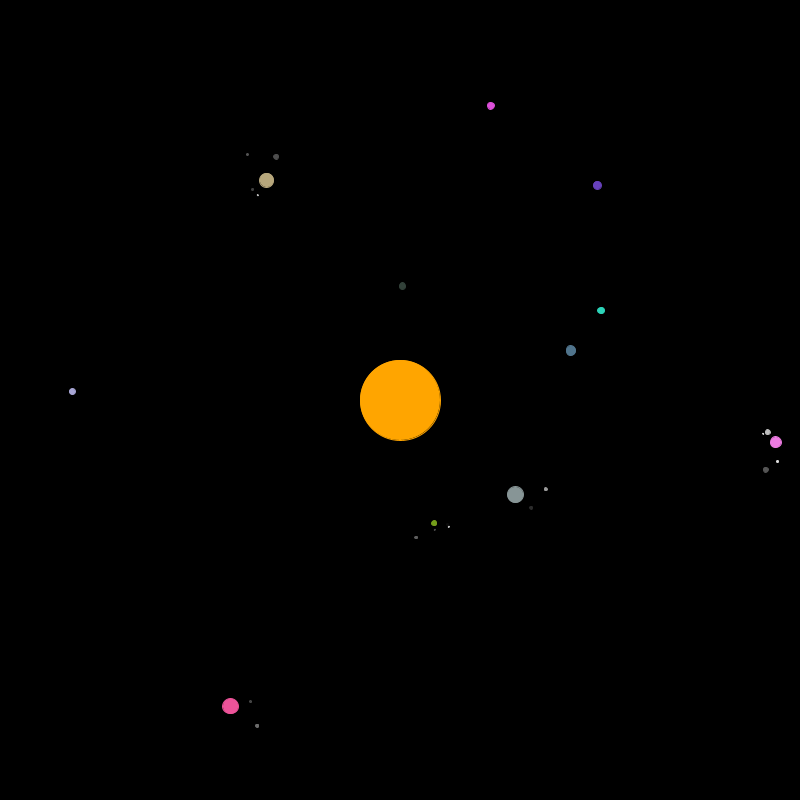
Frame 1 (no input)
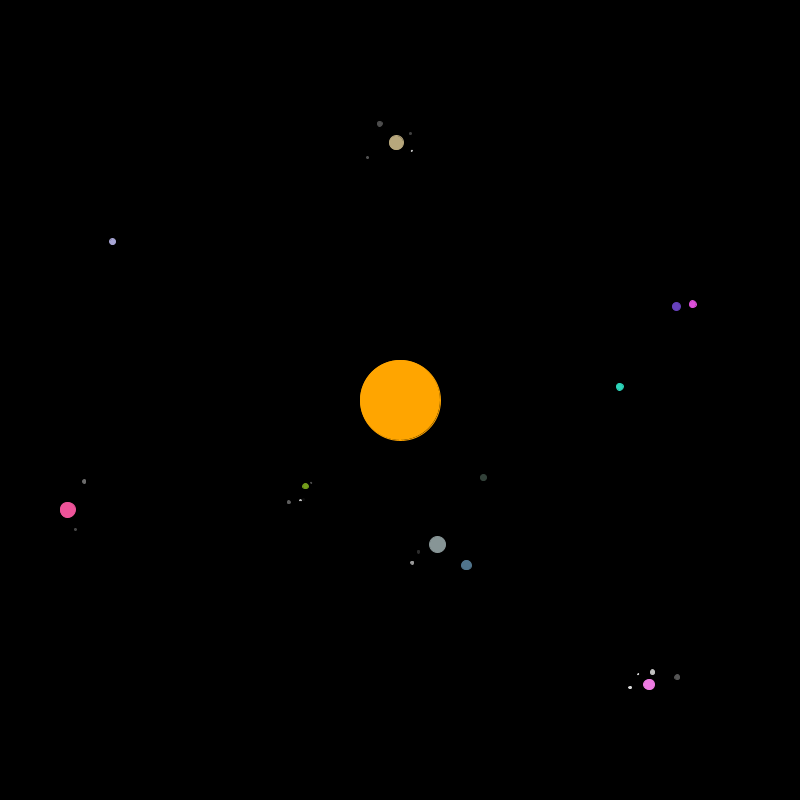
Frame 60 (the mouse pressed at the canvas centre just before this capture)
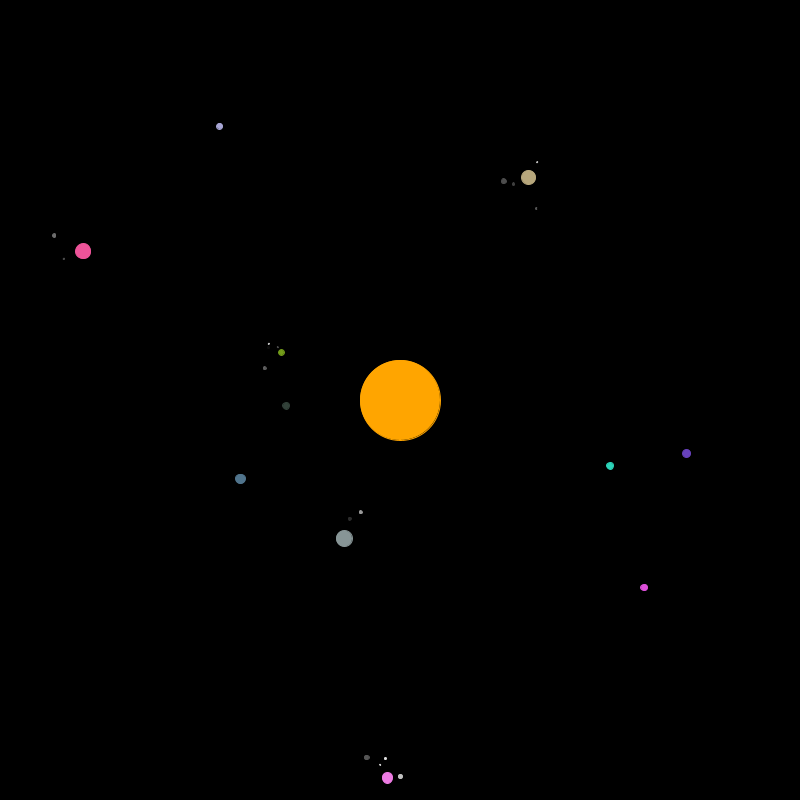
Frame 120 (the mouse held since frame 60 and released just before this capture)

The Processing sketch that drew these frames (run headless with seeded random() and noise(); from frame 60 on, the mouse is pressed at the canvas centre):

// Processing sketch: Universe2D
// ── Universe2D.pde
Planet[] p;

void setup() {
 
  size(800, 800);
  background(0);
  stroke(255);
  
  //Random planets for this solar system
  p = new Planet[(int) random(5, 15)];
  
  for (int i = 0; i < p.length; i++) {
    
    p[i] = new Planet(random(100, 400), random(TWO_PI), random(5, 25), random(1, 5));
    
    //Checking that there are no colliding orbits
    boolean col = true;
    
    while (col) {
      
      col = false;
      
      for (int j = 0; j < i; j++) {
      
        if (p[i].dis - p[i].s < p[j].dis + p[j].s && p[i].dis + p[i].s > p[j].dis - p[j].s) {
        
          col = true;
          p[i] = new Planet(random(100, 400), random(TWO_PI), random(5, 25), random(1, 5));
        }
      }
    }
  }
}

void draw() {

  background(0);
  translate(width/2, height/2);
  //Draws Sun
  fill(255, 165, 0);
  stroke(255, 165, 0);
  ellipse(0, 0, 80, 80);
  
  //Draws planets and their moons
  for (Planet p_ : p) {
    
    p_.move();
    p_.show();
    p_.showMoons();
  }
}
// ── Color.pde
class Color {

  //Just for simpler storage of color values
  int r, g, b;
  
  Color(int r_, int g_, int b_) {
  
    r = r_;
    g = g_;
    b = b_;
  }
}
// ── Planet.pde
class Planet {

  float dis, ang, s, v, fur;
  Planet[] moons;
  boolean isMoon = false;
  Color c = new Color((int) random(255), (int) random(255), (int) random(255));

  Planet(float dis_, float ang_, float s_, float v_) {

    dis = dis_;
    ang = ang_;
    s = s_;
    v = v_ / dis;
    fur = s;

    //Creates random moons, if it's not already a moon
    if (!isMoon) {

      //Makes sure, there are not too many planets with moons
      int mc = (int) random(-5, 5);
      
      if (mc < 0) {
        mc = 0;
      }
      
      moons = new Planet[mc];

      for (int i = 0; i < moons.length; i++) {

        moons[i] = new Planet(random(1.1 * s, s + 20), random(TWO_PI), random(1, 5), random(1, 3), true);
      }
    }
  }

  //Moon constructor (so that moons don't get moons too)
  Planet(float dis_, float ang_, float s_, float v_, boolean moon) {

    dis = dis_;
    ang = ang_;
    s = s_;
    v = v_ / dis;
    isMoon = moon;
    //So that moons don't get that colorful
    int col =  (int) random(255);
    c = new Color(col, col, col);
  }
  
  //Displays planet in his color
  void show() {

    fill(c.r, c.g, c.b);
    stroke(c.r, c.g, c.b);
    ellipse(dis * cos(ang), dis * sin(ang), s, s);
  }

  //Displays and moves moons of this planet
  void showMoons() {

    if (moons.length > 0) {

      for (Planet m : moons) {

        translate(dis * cos(ang), dis * sin(ang));
        m.show();
        m.move();
        translate(-dis * cos(ang), -dis * sin(ang));
      }
    }
  }

  //Moves the planet
  void move() {

    ang += v;

    if (ang >= TWO_PI) {

      ang = ang - TWO_PI;
    }
  }
}
